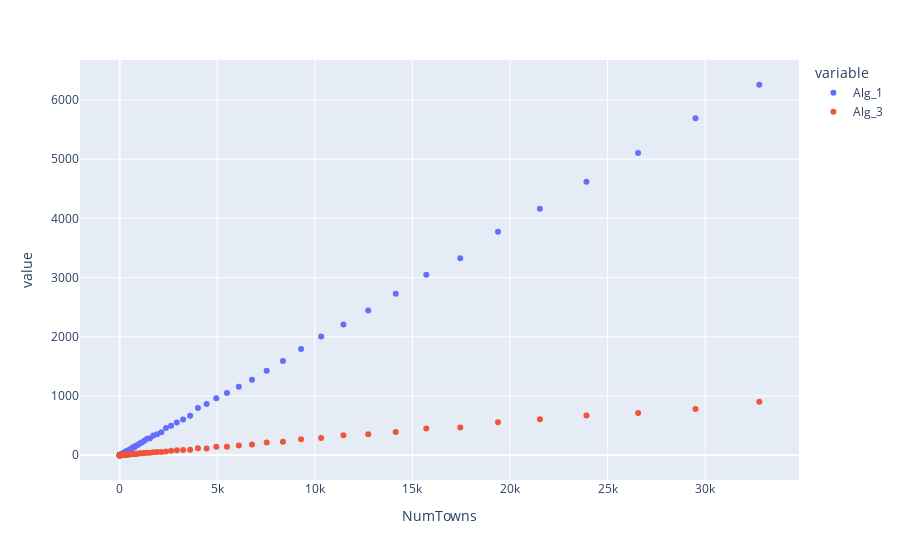

Notebook source saved alongside this figure:
### Markdown cell above
### Regret for Uniform Distribution of Demands

### Code cell
data_dict_1 = {'NumTowns':[],'Alg_1':[],'Alg_3':[]}

for n in np.logspace(0,12,100,base=2):
    n=int(n)
    data_dict_1['NumTowns'].append(n)
    demand_ranges = np.random.uniform(0, demands_max, n)
    town_demands, town_expected_demands = make_demands_uniform_distribution(n, demand_ranges)
    budget = np.sum(town_expected_demands)

    opt = objective(town_demands, waterfilling(town_demands,budget))
    for j in range(3):
        if j==0:
            data_dict_1['Alg_1'].append(opt - objective(town_demands, waterfilling(town_expected_demands,budget)))
#             if j==1:
#                 data_dict['Alg_2'].append(opt - objective(town_demands, waterfilling_online_1(town_expected_demands,town_demands,budget)))
        if j==2:
            data_dict_1['Alg_3'].append(opt - objective(town_demands, waterfilling_dynamic(town_expected_demands,town_demands,budget)))
df_uniform = pd.DataFrame(data_dict_1).melt(id_vars="NumTowns")
fig = px.scatter(df_uniform, x="NumTowns", y="value", color='variable')
fig.show()

### Figure 1 — Plotly figure (JSON) as saved in the notebook; plotly's stock layout.template omitted (floating-point values rounded to 4 significant figures)
{"data": [{"hoverlabel": {"namelength": 0}, "hovertemplate": "variable=Alg_1<br>NumTowns=%{x}<br>value=%{y}", "legendgroup": "Alg_1", "marker": {"color": "#636efa", "symbol": "circle"}, "mode": "markers", "name": "Alg_1", "showlegend": true, "type": "scatter", "x": [1, 1, 1, 1, 1, 1, 1, 2, 2, 2, 2, 3, 3, 3, 4, 4, 5, 5, 6, 7, 8, 9, 10, 11, 12, 13, 15, 17, 18, 21, 23, 25, 28, 32, 35, 39, 43, 48, 54, 60, 66, 74, 82, 91, 101, 112, 125, 139, 154, 171, 190, 211, 235, 261, 290, 322, 358, 397, 441, 490, 545, 605, 672, 747, 830, 921, 1024, 1137, 1263, 1403, 1558, 1731, 1922, 2135, 2372, 2635, 2926, 3250, 3610, 4010, 4455, 4948, 5496, 6104, 6780, 7531, 8365, 9292, 10321, 11464, 12733, 14143, 15709, 17449, 19381, 21528, 23912, 26560, 29501, 32768], "xaxis": "x", "y": [0, 0, 0, 0, 0, 0, 0, 0.3617, 0.1008, 0.007664, 0, 0, 0, 0.4407, 0.3767, 0.1512, 0.6808, 0.491, 0.8537, 1.154, 1.37, 2.645, 1.314, 1.573, 2.565, 1.027, 3.135, 1.205, 2.711, 2.445, 4.908, 4.464, 3.996, 5.672, 4.895, 7.43, 6.921, 8.536, 8.198, 12.01, 11.68, 12.54, 13.57, 14.99, 19.91, 18.98, 23.22, 25.53, 29.7, 28.27, 32.6, 36.83, 45.74, 47.37, 54.84, 58.32, 71.42, 71.86, 82.14, 90.32, 103.3, 109.3, 134.1, 132.6, 160.1, 175.0, 200.4, 214.2, 246.8, 279.3, 285.3, 333.4, 352.7, 390.4, 458.6, 499.4, 551.3, 601.7, 665.6, 799.5, 865.8, 960.5, 1050.0, 1156.0, 1274.0, 1429.0, 1591.0, 1795.0, 2007.0, 2207.0, 2445.0, 2726.0, 3046.0, 3328.0, 3772.0, 4162.0, 4620.0, 5103.0, 5689.0, 6256.0], "yaxis": "y"}, {"hoverlabel": {"namelength": 0}, "hovertemplate": "variable=Alg_3<br>NumTowns=%{x}<br>value=%{y}", "legendgroup": "Alg_3", "marker": {"color": "#EF553B", "symbol": "circle"}, "mode": "markers", "name": "Alg_3", "showlegend": true, "type": "scatter", "x": [1, 1, 1, 1, 1, 1, 1, 2, 2, 2, 2, 3, 3, 3, 4, 4, 5, 5, 6, 7, 8, 9, 10, 11, 12, 13, 15, 17, 18, 21, 23, 25, 28, 32, 35, 39, 43, 48, 54, 60, 66, 74, 82, 91, 101, 112, 125, 139, 154, 171, 190, 211, 235, 261, 290, 322, 358, 397, 441, 490, 545, 605, 672, 747, 830, 921, 1024, 1137, 1263, 1403, 1558, 1731, 1922, 2135, 2372, 2635, 2926, 3250, 3610, 4010, 4455, 4948, 5496, 6104, 6780, 7531, 8365, 9292, 10321, 11464, 12733, 14143, 15709, 17449, 19381, 21528, 23912, 26560, 29501, 32768], "xaxis": "x", "y": [0, 0, 0, 0, 0, 0, 0, 0.3617, 0.1008, 0, 0, 0, 0, 0, 0.06111, 0, 0, 0.1205, 0.2762, 0.5118, 0.368, 0.3673, 0.7316, 0.7768, 0.8292, 0.4079, 0.2906, 0, 0.9185, 0.4886, 0.5775, 0.07397, 0.7282, 1.289, 0.3409, 0.4526, 1.934, 0.6819, 0.9215, 1.853, 2.992, 2.639, 2.948, 3.251, 4.109, 4.179, 3.656, 4.678, 3.861, 3.722, 5.37, 4.359, 7.043, 6.383, 7.715, 9.173, 12.13, 10.24, 12.91, 18.09, 18.18, 21.9, 19.27, 18.96, 20.9, 26.85, 34.54, 32.35, 36.03, 42.78, 44.08, 52.13, 54.39, 53.47, 65.36, 77.66, 84.9, 86.9, 93.87, 118.0, 113.4, 145.4, 142.7, 163.5, 182.7, 213.3, 227.8, 268.6, 290.8, 336.4, 354.8, 392.5, 450.2, 467.7, 557.7, 606.1, 673.1, 713.9, 780.8, 904.8], "yaxis": "y"}], "layout": {"legend": {"title": {"text": "variable"}, "tracegroupgap": 0}, "margin": {"t": 60}, "xaxis": {"anchor": "y", "domain": [0, 1], "title": {"text": "NumTowns"}}, "yaxis": {"anchor": "x", "domain": [0, 1], "title": {"text": "value"}}}}
